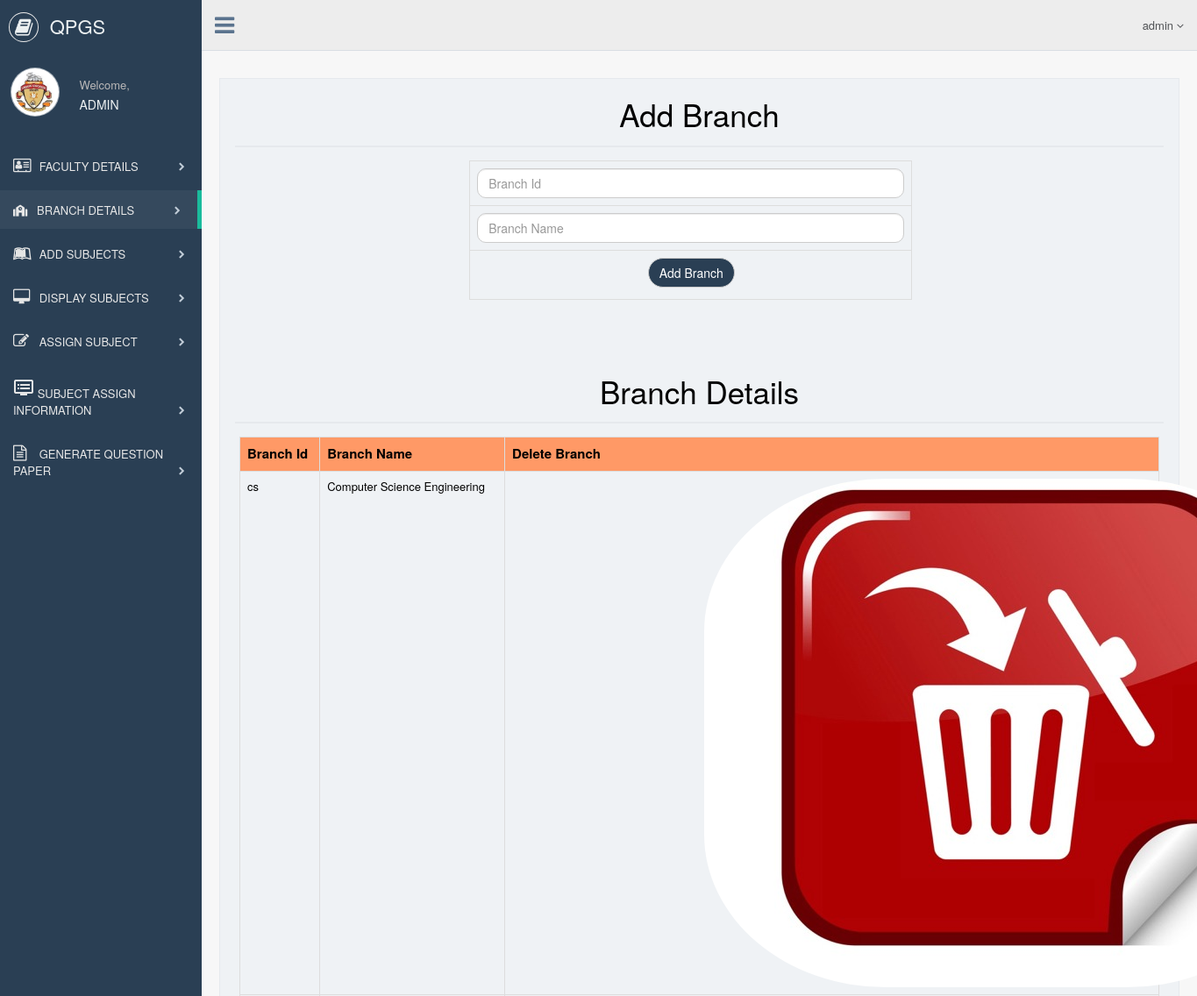
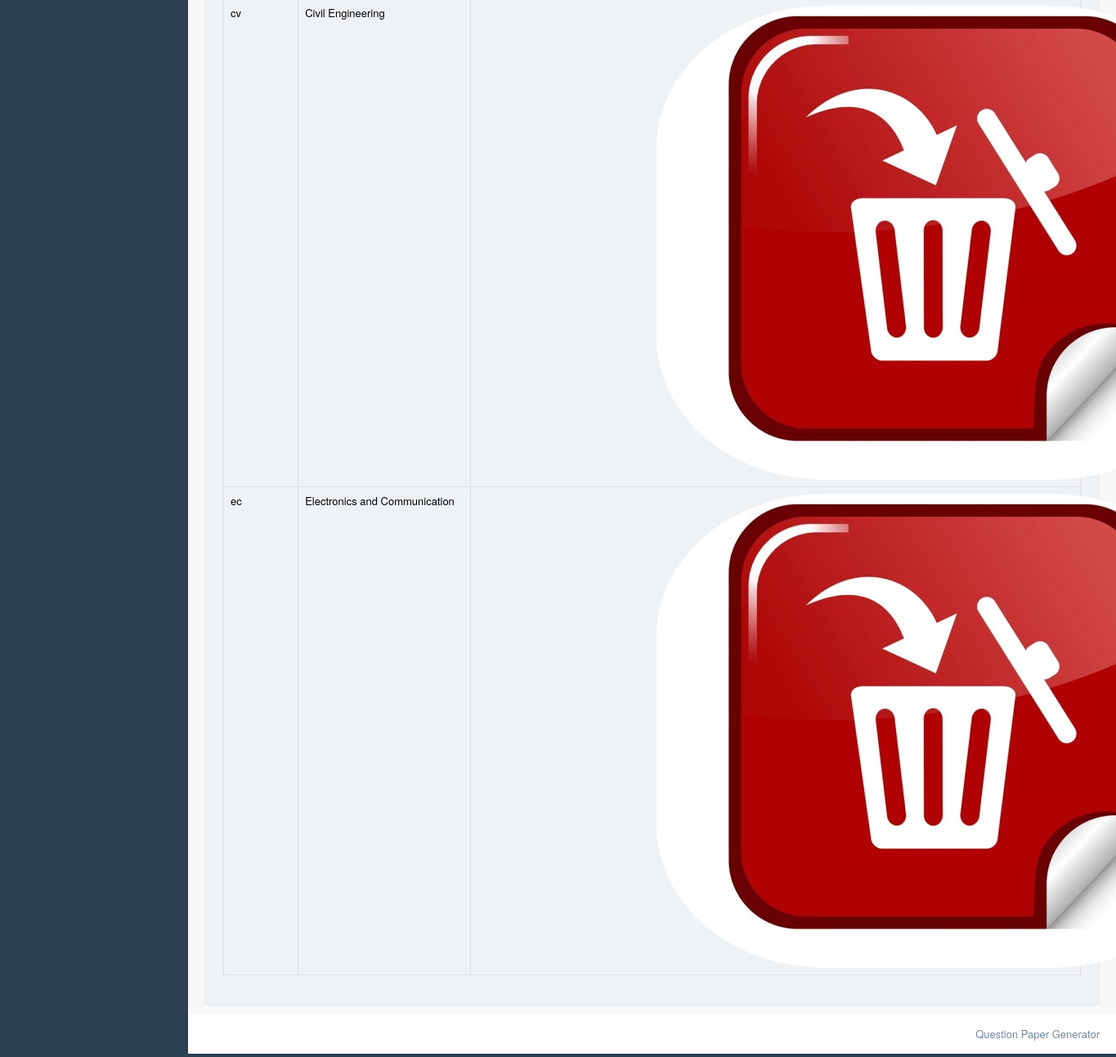
Screenshot of /admin/add_branch.php (signed in) with the database file from the repository (2 pictures, top to bottom).
### tables this page shows
CREATE TABLE IF NOT EXISTS `branch` (
  `bid` varchar(10) NOT NULL,
  `bname` varchar(40) DEFAULT NULL,
  PRIMARY KEY (`bid`)
);

### admin/branch_details.php (the view, shortened to what this page needs)
<?php
$con=mysqli_connect("localhost","root","","qpgs") or die("error creating database");
?>
<?php
$query="select * from branch";
$s=mysqli_query($con,$query);
echo "<table class='table table-bordered'>";
echo "<tr  style='color:black; font-size:15px; background-color:#ff9966'>";
echo "<th>"; echo "Branch Id"; echo "</th>";
echo "<th>"; echo "Branch Name"; echo "</th>";
echo "<th>"; echo "Delete Branch"; echo "</th>";
echo "</tr>";
while($row=mysqli_fetch_array($s))
{
	echo "<tr style='color:black;'>
	<td>".$row['bid']."</td>
	<td>".$row['bname']."</td>
	<td><a href='delete_branch.php?bid=$row[bid]' onclick=' return checkdelete()'><img src='images/delete.jpg' height='5%' style='margin-left:30%; border-radius: 30%;'></a> </td>
	</tr>";
}
echo "</table>";
?>

### rows the page displays
branch: bid "cs", bname "Computer Science Engineering"
branch: bid "cv", bname "Civil Engineering"
branch: bid "ec", bname "Electronics and Communication"

### other values shown
$_SESSION["librarian"] "admin"
